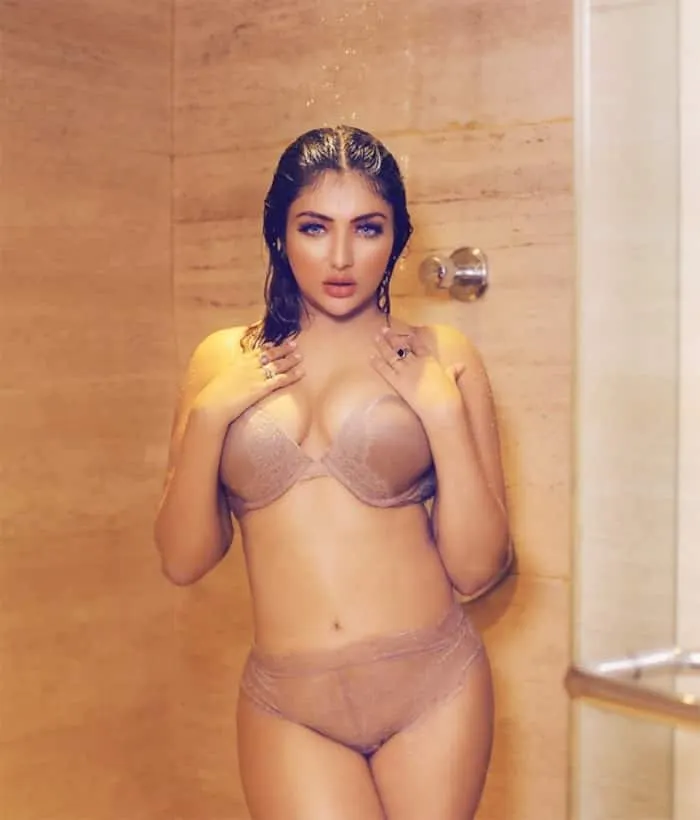
#> input picture ullu-app-web-series-actress-khushi-mukherjee-hot-photos-202204-1650530127.png, 700 x 820 px
$ python d_line.py
#> lines starting #> are read from the running program, lines starting #| are printed output that depends on the picture; after the words box and inside, x2 and y2 are one past the last pixel; in counts of white or black regions, pixels touching at a corner belong together
import cv2

image = cv2.imread("ullu-app-web-series-actress-khushi-mukherjee-hot-photos-202204-1650530127.png")
#> image is the input picture: shape (820, 700, 3); mean B, G, R 115, 147.6, 198.5
if image is not None:
    print("Image loaded successfully.")
    #i want to draw the line between two points
    start_point = (50, 50)  # Starting point of the line
    end_point = (200, 200)   # Ending point of the line
    color = (255, 0, 0)      # Color of the line in
    thickness = 2           # Thickness of the line
    cv2.line(image, start_point, end_point, color, thickness)
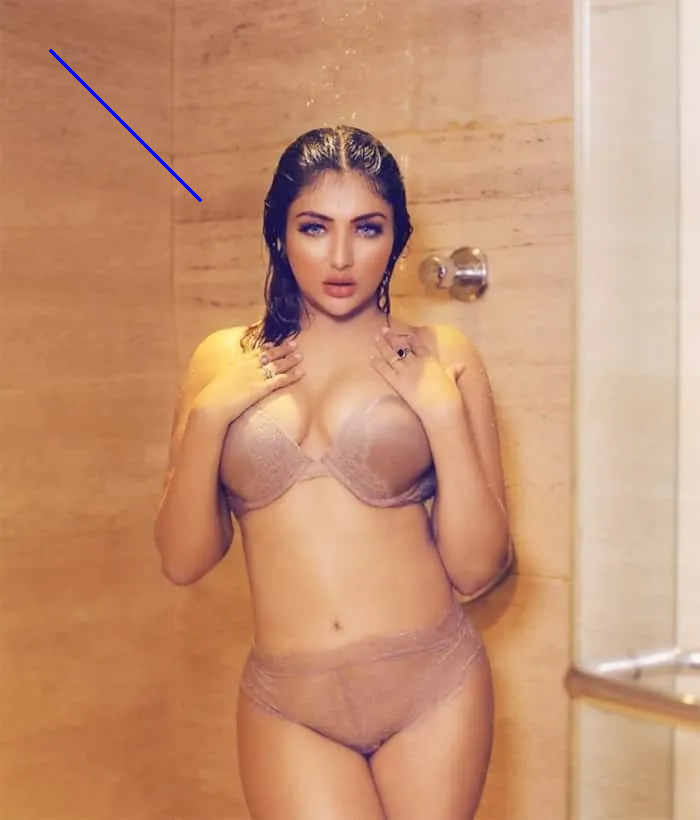
#> image: shape (820, 700, 3); 0.13% of pixels changed, all inside (x1, y1, x2, y2) = (49, 49, 202, 202)
    cv2.imshow("Image with Line", image)
    cv2.waitKey(0)
    cv2.destroyAllWindows()
